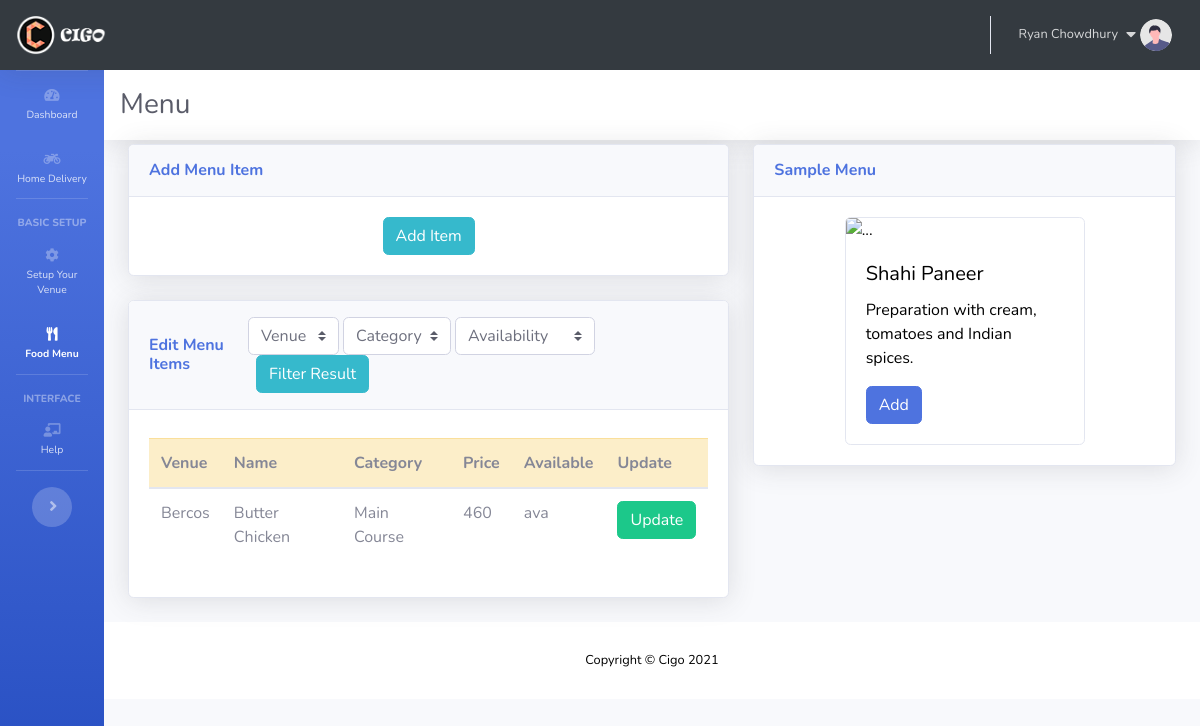
The app's page /setup/menupage/ (signed in), older data.
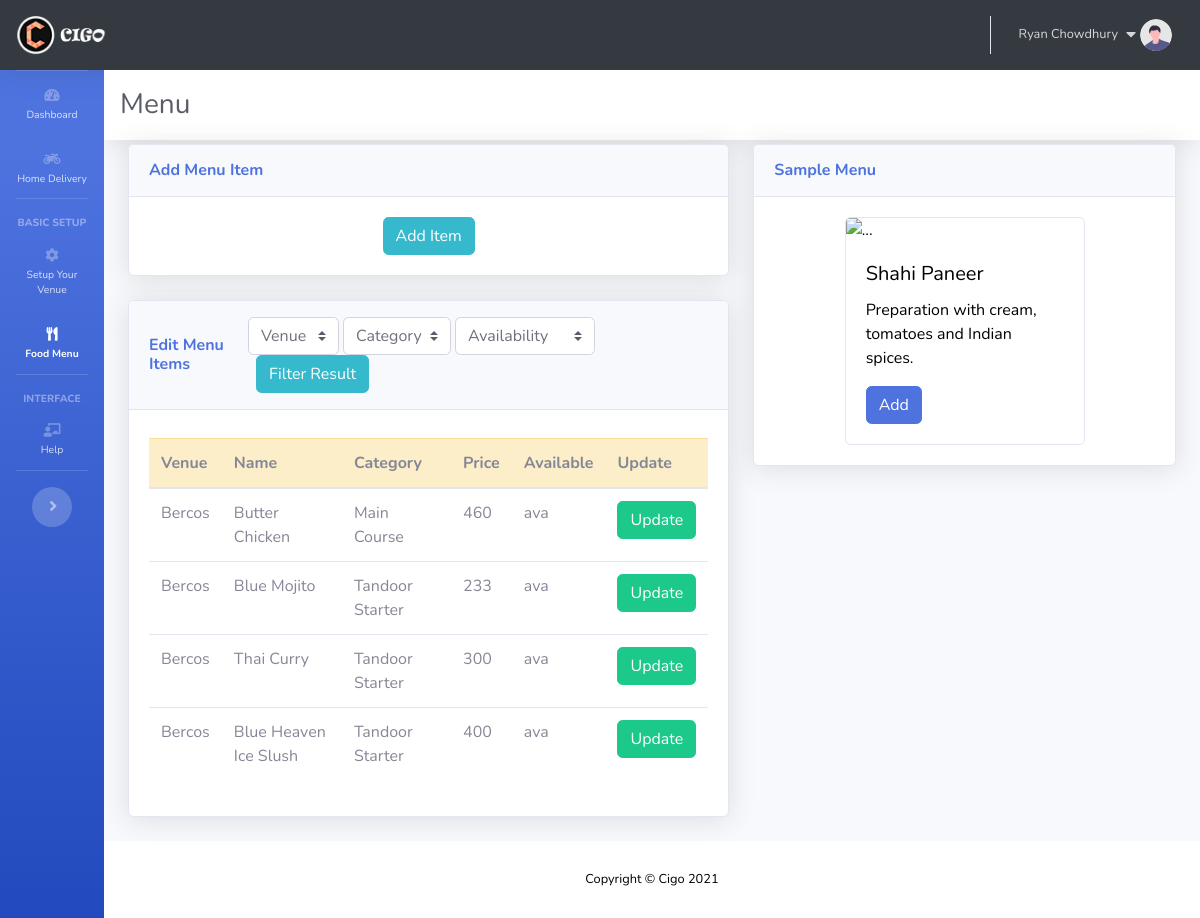
The same page, newer data.
### setup/models.py (models this page shows, shortened)
class Menu(models.Model):
	product_id=models.AutoField(primary_key=True)
	venue = models.ForeignKey(Venue, on_delete=models.CASCADE)
	venuename = models.CharField(max_length=100,default="venuename")
	product_name=models.CharField(max_length=50)
	category=models.CharField(max_length=50, null=True)
	description=models.CharField(max_length=1000, null=True)
	price=models.IntegerField(default=0)
	serialno=models.IntegerField(default=0)
	customisable=models.BooleanField(default=0)
	showtype=models.BooleanField(default=1)
	pictype=models.BooleanField(default=1)
	availability=models.CharField(max_length=3,choices=AVAIL_CHOICE,default="ava")
	image = models.ImageField(upload_to='images/', null=True, blank=True)

class Venue(models.Model):
	venueid = models.AutoField(primary_key=True)
	venuename = models.CharField(max_length=50)
	owner = models.ForeignKey(User, on_delete=models.CASCADE)
	notables = models.IntegerField(default=0)
	paymentphoneno = models.CharField(max_length=50, default="0")
	category_list_sorted = models.CharField(max_length=500, default="0") # "Snacks, Main Course"
	emenu_theme = models.IntegerField(default=3)
	def __str__(self):
		return self.venuename

### setup/views.py (the view, shortened to what this page needs)
# urls.py: path('menupage/', views.menupage, name='menupage'),
def menupage(request):
	if request.user.groups.exists():
		group = request.user.groups.all()[0].name
		if group == "Manager":
			manager=Employee.objects.get(ph=request.user)
			restaurant=manager.venue
			allmenu = Menu.objects.filter(venue=restaurant).filter(showtype=1)
			details = {
			'restaurant':restaurant,
			'allmenu':allmenu
			}
		else:
			allrestaurants = Venue.objects.filter(owner=request.user)
			allmenu = Menu.objects.filter(venue__in=allrestaurants).filter(showtype=1)
			details = {
			'allrestaurants':allrestaurants,
			'allmenu':allmenu
			}
		if group == "Manager":
			return render(request,'app/menu/managermenu.html',details)
		else:
			return render(request,'app/menu/menu.html',details)

### dashboard/templatetags/auth_extras.py (called while the page is built)
@register.filter(name='has_group')
def has_group(user, group_name):
    group = Group.objects.get(name=group_name)
    return True if group in user.groups.all() else False

### templates/app/menu/menu.html (shortened to what this page needs)
{% extends "app/appbase.html" %}
{% load static %}
{% block menuactive %}active{% endblock menuactive %}
{% block pageheading %}
<div class="mr-5">
	<h1 class="h3 mb-0 text-gray-800 mr-5">Menu</h1>
</div>
{% endblock pageheading %}
{% block body %}
<div class="container-fluid">
	<div class="row">
		<div class="col-xl-7 col-lg-7">
			<div class="card shadow mb-4">
				<div class="card-header py-3 d-flex flex-row align-items-center justify-content-between">
					<h6 class="m-0 font-weight-bold text-primary">Add Menu Item</h6>
				</div>
				<div class="card-body">
					<div class="text-center">
						<button type="button" class="btn btn-info" data-toggle="modal" data-target="#additemModal">
							Add Item
						</button>
					</div>
				</div>
			</div>
			<div class="card shadow mb-4">
				<div class="card-header py-3 d-flex flex-row align-items-center justify-content-between">
					<div>
						<h6 class="m-0 font-weight-bold text-primary">Edit Menu Items</h6>
					</div>
					<div class="input-group">
						<form method="post" action="./" class="form-inline">
							<div class="mr-1">
								<select class="custom-select" id="venueselect" name="venueselect" onchange="filtervenue()">
									<option selected>Venue</option>
								</select>
							</div>
							<div class="mr-1">
								<select class="custom-select" id="categoryselect" name="categoryselect" onchange="filtercategory()">
									<option selected>Category</option>
								</select>
							</div>
							<div class="mr-1">
								<select class="custom-select" id="availability" name="availability">
									<option value="Availability" selected>Availability</option>
								</select>
							</div>
							<div class="ml-2">
								<button class="btn btn-info" type="submit">Filter Result</button>
							</div>
						</form>
					</div>
				</div>
				<div class="card-body ">
					<div class="table-responsive">
						<table class="table mt-2">
							<thead class="table-warning">
								<tr>
									<th scope="col">Venue</th>
									<th scope="col">Name</th>
									<th scope="col">Category</th>
									<th scope="col">Price</th>
									<th scope="col">Available</th>
									<th scope="col">Update</th>
								</tr>
							</thead>
							<tbody>
								{% for i in allmenu %}
								<tr>
									<td id="venue{{i.product_id}}">{{i.venue}}</td>
									<td id="product{{i.product_id}}">{{i.product_name}}</td>
									<td id="category{{i.product_id}}">{{i.category}}</td>
									<td id="price{{i.product_id}}">{{i.price}}</td>
									<td id="availability{{i.product_id}}">{{i.availability}}</td>
									<td><button id="{{i.product_id}}" type="button" class="btn btn-success updatemenu" data-toggle="modal" data-target="#updateMenuModal">Update</button></td>
								</tr>
								{% endfor %}
							</tbody>
						</table>
					</div>
				</div>
			</div>
		</div>
		<div class="col-xl-5 col-lg-5">
			<div class="card shadow mb-4">
				<a name="revenue">
					<div class="card-header py-3 d-flex flex-row align-items-center justify-content-between">
						<h6 class="m-0 font-weight-bold text-primary">Sample Menu</h6>
					</div>
				</a>
				<div class="card-body">
					<div class="card mx-auto" style="width: 15rem;">
						<img src="https://images.unsplash.com/photo-1567188040759-fb8a883dc6d8?crop=entropy&cs=tinysrgb&fit=crop&fm=jpg&h=300&ixid=eyJhcHBfaWQiOjF9&ixlib=rb-1.2.1&q=80&w=400" class="card-img-top" alt="...">
						<div class="card-body">
							<h5 class="card-title">Shahi Paneer</h5>
							<p class="card-text">Preparation with cream, tomatoes and Indian spices.</p>
							<a href="#" class="btn btn-primary">Add</a>
						</div>
					</div>
				</div>
			</div>
		</div>
	</div>
</div>
{% endblock body %}

Row changes from the older to the newer data that the page shows:
added Menu: venue "Bercos", product_name "Blue Mojito", category "Tandoor Starter", price "233", availability "ava"
added Menu: venue "Bercos", product_name "Thai Curry", category "Tandoor Starter", price "300", availability "ava"
added Menu: venue "Bercos", product_name "Blue Heaven Ice Slush", category "Tandoor Starter", price "400", availability "ava"
